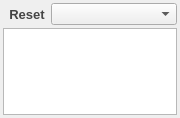
<?xml version="1.0" encoding="UTF-8"?>
<ui version="4.0">
 <class>HeadersView</class>
 <widget class="QWidget" name="HeadersView">
  <property name="geometry">
   <rect>
    <x>0</x>
    <y>0</y>
    <width>180</width>
    <height>118</height>
   </rect>
  </property>
  <property name="minimumSize">
   <size>
    <width>180</width>
    <height>0</height>
   </size>
  </property>
  <property name="windowTitle">
   <string>Form</string>
  </property>
  <layout class="QVBoxLayout" name="verticalLayout">
   <property name="spacing">
    <number>3</number>
   </property>
   <property name="leftMargin">
    <number>3</number>
   </property>
   <property name="topMargin">
    <number>3</number>
   </property>
   <property name="rightMargin">
    <number>3</number>
   </property>
   <property name="bottomMargin">
    <number>3</number>
   </property>
   <item>
    <layout class="QHBoxLayout" name="horizontalLayout">
     <property name="spacing">
      <number>0</number>
     </property>
     <item>
      <widget class="QToolButton" name="reset">
       <property name="sizePolicy">
        <sizepolicy hsizetype="Preferred" vsizetype="Fixed">
         <horstretch>0</horstretch>
         <verstretch>0</verstretch>
        </sizepolicy>
       </property>
       <property name="minimumSize">
        <size>
         <width>0</width>
         <height>22</height>
        </size>
       </property>
       <property name="maximumSize">
        <size>
         <width>50</width>
         <height>22</height>
        </size>
       </property>
       <property name="toolTip">
        <string>Set native headers for current file.</string>
       </property>
       <property name="statusTip">
        <string>Set native headers for current file.</string>
       </property>
       <property name="styleSheet">
        <string notr="true">QToolButton{
    border-style: outset;
    border-width: 0px;
    font: bold 13px;
    border-top-left-radius: 8px;
    border-bottom-left-radius: 5px; 
    color: #444444;
    height:14px;
background: qlineargradient(
    x1: 0, y1: 0, x2: 0, y2: 1,
    stop: 1.0      #999, 
	stop: 0.75 #bbb,
    stop: 0.5   #ddd, 
    stop: 0.25 #eee, 
    stop: 0.0    #fff
);
}
QToolButton:hover:enabled { color:#000 }
QToolButton:pressed {
    background: qlineargradient(
        x1: 0, y1: 0, x2: 0, y2: 1,
        stop: 1.0      #fff, 
	    stop: 0.75 #eee,
        stop: 0.5   #ddd, 
        stop: 0.25 #bbb, 
        stop: 0.0    #999
    );
}</string>
       </property>
       <property name="text">
        <string>Reset</string>
       </property>
      </widget>
     </item>
     <item>
      <widget class="QComboBox" name="filesChooser">
       <property name="sizePolicy">
        <sizepolicy hsizetype="Expanding" vsizetype="Fixed">
         <horstretch>0</horstretch>
         <verstretch>0</verstretch>
        </sizepolicy>
       </property>
       <property name="minimumSize">
        <size>
         <width>90</width>
         <height>22</height>
        </size>
       </property>
       <property name="maximumSize">
        <size>
         <width>16777215</width>
         <height>22</height>
        </size>
       </property>
       <property name="styleSheet">
        <string notr="true"/>
       </property>
       <property name="currentText">
        <string/>
       </property>
      </widget>
     </item>
    </layout>
   </item>
   <item>
    <widget class="QListView" name="view"/>
   </item>
  </layout>
 </widget>
 <resources/>
 <connections/>
</ui>
